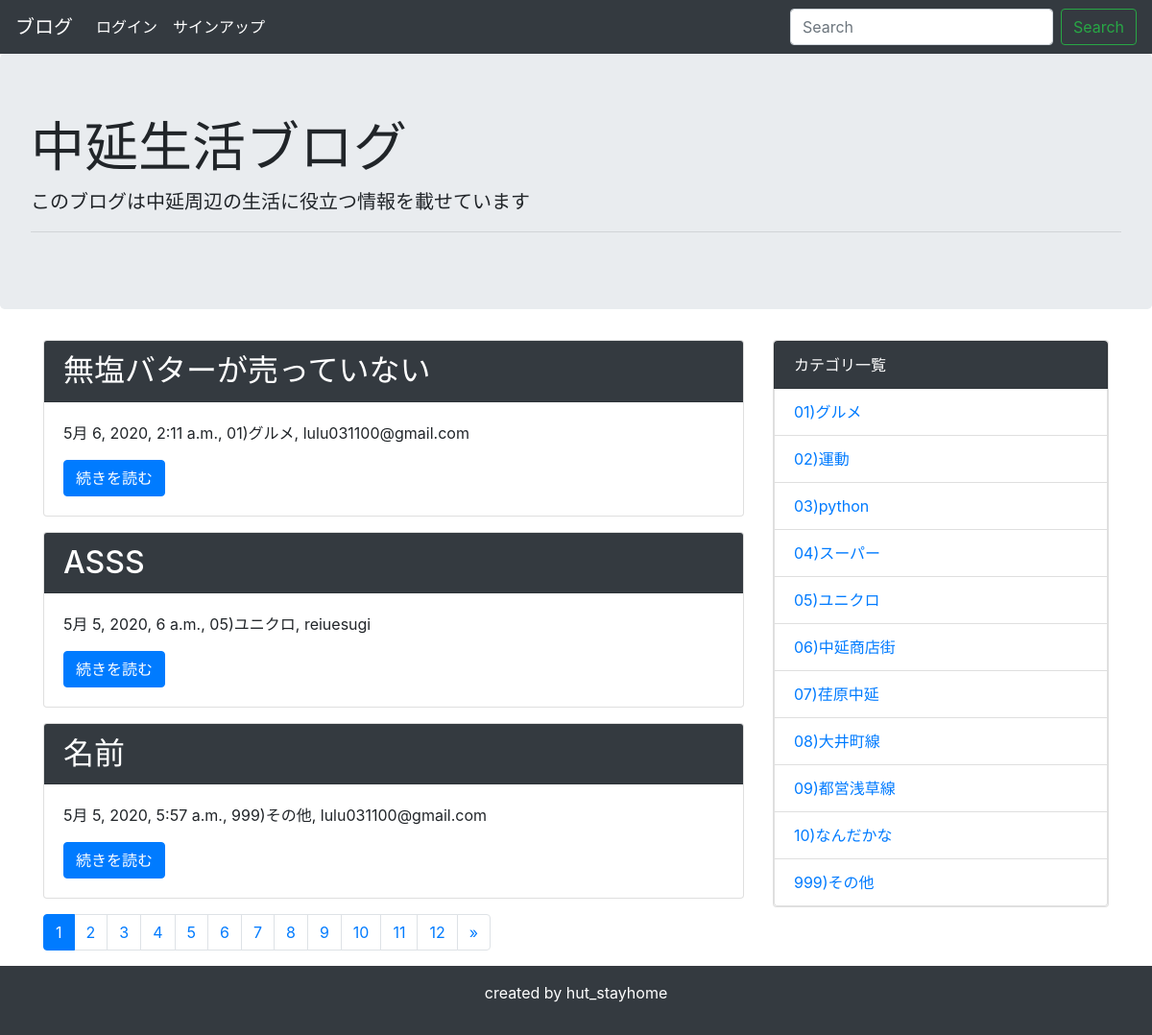
The app's page /, older data.
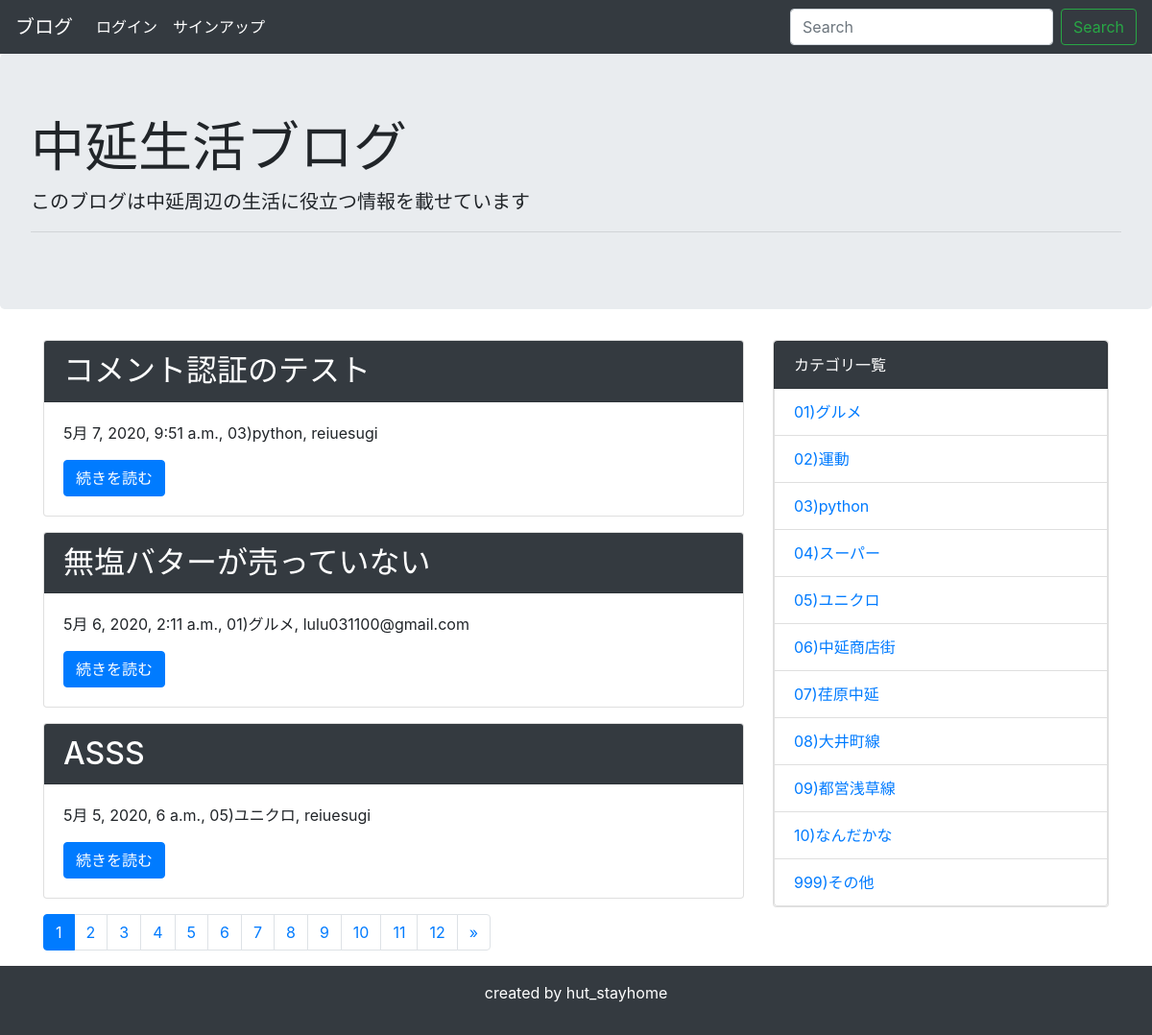
The same page, newer data.
### blog/models.py (models this page shows, shortened)
class Post(models.Model):
    title = models.CharField('タイトル', max_length=100)
    text = models.TextField('本文')
    image = models.ImageField(upload_to='',blank=True, null=True)
    created_at = models.DateTimeField('作成日',default=timezone.now)
    created_user = models.ForeignKey(User, verbose_name = '登録ユーザー', blank=True, null=True, on_delete = models.PROTECT
    )
    category = models.ForeignKey(
        Category, verbose_name = 'カテゴリ', on_delete = models.PROTECT
    )
    like_num = models.IntegerField(default=0)

class Category(models.Model):
    name = models.CharField('カテゴリー名', max_length=200)
    created_at = models.DateTimeField('作成日',default=timezone.now)
    class Meta:
        ordering = ['name']
    def __str__(self):
        return self.name

### blog/views.py (the view)
# urls.py: path('', views.IndexView.as_view(), name='index'),
class IndexView(generic.ListView):
    template_name = 'blog/post_list.html'
    model = Post
    paginate_by = 3 # 追加
    def get_queryset(self):
        queryset = Post.objects.order_by('-created_at')
        keyword = self.request.GET.get('keyword')
        if keyword:
            queryset = queryset.filter(
                Q(title__icontains=keyword) | Q(text__icontains=keyword)
            )
        return queryset

### blog/context_processors.py (called while the page is built)
def common(request):
    context = {
        'category_list':Category.objects.all(),
    }
    return context

### blog/templatetags/mytag.py (called while the page is built)
@register.simple_tag
def url_replace(request, field, value):
    url_dict = request.GET.copy()
    url_dict[field] = value
    return url_dict.urlencode()

### blog/templates/blog/post_list.html
{% extends 'blog/base.html' %}
{% block content %}
{% for post in post_list %}
<div class="card mb-3">
    <h2 class="card-header bg-dark text-white">{{ post.title }}</h2>
    <div class="card-body">
      <p>{{ post.created_at }}, {{ post.category }}, {{ post.created_user }}</p>
      <a href="{% url 'blog:detail' post.pk %}" class="btn btn-primary">続きを読む</a>
    </div>
</div>
{% endfor %}
{% include 'blog/pagination.html' %}
{% endblock %}

### blog/templates/blog/base.html (shortened to what this page needs)
<!doctype html>
<html lang="ja">
  <head>
    <link rel="stylesheet" href="https://stackpath.bootstrapcdn.com/bootstrap/4.4.1/css/bootstrap.min.css">
    <link href="//netdna.bootstrapcdn.com/font-awesome/4.0.3/css/font-awesome.min.css" rel="stylesheet">
    {% load static %}
  </head>
  <body>
    <nav class="navbar navbar-expand-lg navbar-dark bg-dark">
      <a class="navbar-brand" href="{% url 'blog:index' %}">ブログ</a>
      <div class="collapse navbar-collapse" id="navbarSupportedContent">
        <ul class="navbar-nav mr-auto">
          {% if user.is_authenticated %}
          <li class="navbar-brand">
            login: {{ user.get_username }}
          </li>
          <li class="nav-item active">
            <a class="nav-link" href="{% url 'blog:add' %}">ブログの追加</a>
          </li>
          <li class="nav-item active">
            <a class="nav-link" href="{% url 'logout' %}" class="logout">Logout</a>
          </li>
            {% else %}
            <li class="nav-item active">
              <a class="nav-link" href="{% url 'login' %}">ログイン</a>
            </li>
            <li class="nav-item active">
              <a class="nav-link" href="{% url 'accounts:signup' %}">サインアップ</a>
             </li>
            {% endif %}
        </ul>
        <form class="form-inline my-2 my-lg-0" method="GET" action="{% url 'blog:index' %}">
          <input class="form-control mr-sm-2" type="text" placeholder="Search" aria-label="Search" name="keyword">
          <button class="btn btn-outline-success my-2 my-sm-0" type="submit">Search</button>
        </form>
      </div>
    </nav>
    <div class="jumbotron">
      <h1 class="display-4">中延生活ブログ</h1>
      <p class="lead">このブログは中延周辺の生活に役立つ情報を載せています</p>
      <hr class="my-2">
    </div>
    <div class="container">
      <div class="row">
          <div class="col-md-8">
              {% block content %}
              {% endblock %}
          </div>
      <aside class="col-md-4">
        {% include "blog/snippets/sidebar.html" %}
      </aside>
      </div>
    </div>
    <footer class="bg-dark text-white text-center py-3">
        <p>created by hut_stayhome</p>
    </footer>
  </body>
</html>

### blog/templates/blog/pagination.html (shortened to what this page needs)
{% load mytag %}
<nav aria-label="Page navigation">
  <ul class="pagination">
      {% for link_page in page_obj.paginator.page_range %}
        {% if link_page == page_obj.number %}
          <li class="page-item active">
            <a class="page-link" href="?{% url_replace request 'page' link_page %}">
              {{ link_page }}
            </a>
          </li>
        {% else %}
          <li class="page-item">
            <a class="page-link" href="?{% url_replace request 'page' link_page %}">
              {{ link_page }}
            </a>
          </li>
        {% endif %}
      {% endfor %}
      {% if page_obj.has_next %}
      <li class="page-item">
        <a class="page-link" href="?{% url_replace request 'page' page_obj.next_page_number %}" aria-label="Next">
          <span aria-hidden="true">&raquo;</span>
        </a>
      </li>
      {% endif %}
  </ul>
</nav>

### blog/templates/blog/snippets/sidebar.html
<div class="card mb-3">
    <ul class="list-group">
      <li class="list-group-item bg-dark text-white">カテゴリ一覧</li>
      {% for category in category_list %}
      <li class="list-group-item"><a href="{% url 'blog:category' category.pk %}">{{ category }}</a></li>
      {% endfor %}
    </ul>
</div>

Row changes from the older to the newer data that the page shows:
no longer on this page (row unchanged): Post: title "名前", created_at "5月 5, 2020, 5:57 a.m.", category "999)その他", created_user "lulu031100@gmail.com"
added Post: title "コメント認証のテスト", created_at "5月 7, 2020, 9:51 a.m.", category "03)python", created_user "reiuesugi"
